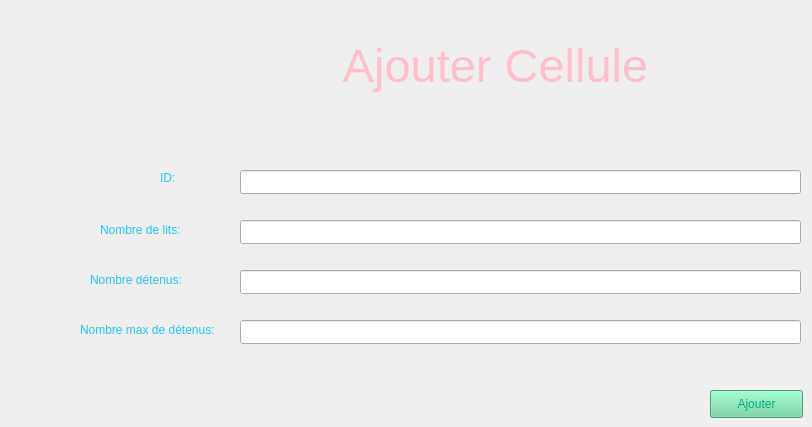
      <widget class="QWidget" name="tab_25">
       <attribute name="title">
        <string>Ajouter</string>
       </attribute>
       <widget class="QLineEdit" name="nblit">
        <property name="geometry">
         <rect>
          <x>240</x>
          <y>220</y>
          <width>561</width>
          <height>24</height>
         </rect>
        </property>
        <property name="text">
         <string/>
        </property>
       </widget>
       <widget class="QLineEdit" name="idc">
        <property name="geometry">
         <rect>
          <x>240</x>
          <y>170</y>
          <width>561</width>
          <height>24</height>
         </rect>
        </property>
        <property name="text">
         <string/>
        </property>
       </widget>
       <widget class="QLabel" name="label_ajout_cel">
        <property name="geometry">
         <rect>
          <x>300</x>
          <y>20</y>
          <width>391</width>
          <height>91</height>
         </rect>
        </property>
        <property name="font">
         <font>
          <pointsize>35</pointsize>
         </font>
        </property>
        <property name="styleSheet">
         <string notr="true">color:pink</string>
        </property>
        <property name="lineWidth">
         <number>5</number>
        </property>
        <property name="text">
         <string>Ajouter Cellule</string>
        </property>
        <property name="textFormat">
         <enum>Qt::PlainText</enum>
        </property>
        <property name="alignment">
         <set>Qt::AlignCenter</set>
        </property>
       </widget>
       <widget class="QPushButton" name="pushButton_ajouter_cel">
        <property name="geometry">
         <rect>
          <x>710</x>
          <y>390</y>
          <width>93</width>
          <height>28</height>
         </rect>
        </property>
        <property name="styleSheet">
         <string notr="true">color: rgb(0, 170, 127);
background-color: rgb(106, 213, 158);</string>
        </property>
        <property name="text">
         <string>Ajouter</string>
        </property>
       </widget>
       <widget class="QLineEdit" name="nbdet">
        <property name="geometry">
         <rect>
          <x>240</x>
          <y>270</y>
          <width>561</width>
          <height>24</height>
         </rect>
        </property>
        <property name="text">
         <string/>
        </property>
       </widget>
       <widget class="QLabel" name="label_nb_lit">
        <property name="geometry">
         <rect>
          <x>100</x>
          <y>220</y>
          <width>101</width>
          <height>20</height>
         </rect>
        </property>
        <property name="styleSheet">
         <string notr="true">color:rgb(30, 203, 255)
</string>
        </property>
        <property name="text">
         <string>Nombre de lits:</string>
        </property>
       </widget>
       <widget class="QLabel" name="label_nb_det">
        <property name="geometry">
         <rect>
          <x>90</x>
          <y>270</y>
          <width>151</width>
          <height>20</height>
         </rect>
        </property>
        <property name="styleSheet">
         <string notr="true">color:rgb(30, 203, 255)</string>
        </property>
        <property name="text">
         <string>Nombre détenus:</string>
        </property>
       </widget>
       <widget class="QLabel" name="label_idcel">
        <property name="geometry">
         <rect>
          <x>160</x>
          <y>170</y>
          <width>55</width>
          <height>16</height>
         </rect>
        </property>
        <property name="styleSheet">
         <string notr="true">color:rgb(30, 203, 255)</string>
        </property>
        <property name="text">
         <string>ID:</string>
        </property>
       </widget>
       <widget class="QLineEdit" name="nbdetmax">
        <property name="geometry">
         <rect>
          <x>240</x>
          <y>320</y>
          <width>561</width>
          <height>24</height>
         </rect>
        </property>
        <property name="text">
         <string/>
        </property>
       </widget>
       <widget class="QLabel" name="label_nb_det_max">
        <property name="geometry">
         <rect>
          <x>80</x>
          <y>320</y>
          <width>151</width>
          <height>20</height>
         </rect>
        </property>
        <property name="styleSheet">
         <string notr="true">color:rgb(30, 203, 255)</string>
        </property>
        <property name="text">
         <string>Nombre max de détenus:</string>
        </property>
       </widget>
      </widget>
